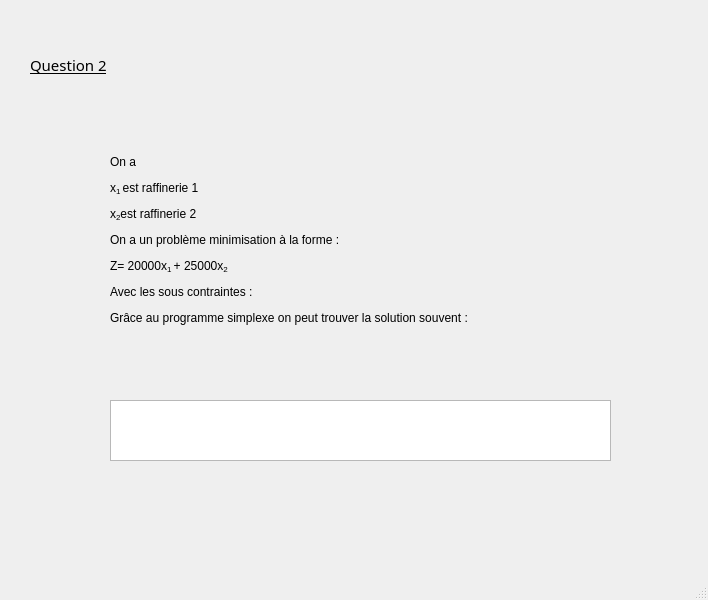
<?xml version="1.0" encoding="UTF-8"?>
<ui version="4.0">
 <class>MainWindow</class>
 <widget class="QMainWindow" name="MainWindow">
  <property name="geometry">
   <rect>
    <x>0</x>
    <y>0</y>
    <width>708</width>
    <height>600</height>
   </rect>
  </property>
  <property name="windowTitle">
   <string>MainWindow</string>
  </property>
  <widget class="QWidget" name="centralwidget">
   <widget class="QLabel" name="label_2">
    <property name="geometry">
     <rect>
      <x>110</x>
      <y>50</y>
      <width>711</width>
      <height>381</height>
     </rect>
    </property>
    <property name="text">
     <string>&lt;!DOCTYPE HTML PUBLIC &quot;-//W3C//DTD HTML 4.0//EN&quot; &quot;http://www.w3.org/TR/REC-html40/strict.dtd&quot;&gt;
&lt;html&gt;&lt;head&gt;&lt;meta name=&quot;qrichtext&quot; content=&quot;1&quot; /&gt;&lt;style type=&quot;text/css&quot;&gt;
p, li { white-space: pre-wrap; }
&lt;/style&gt;&lt;/head&gt;&lt;body style=&quot; font-family:'MS Shell Dlg 2'; font-size:8pt; font-weight:400; font-style:normal;&quot;&gt;
&lt;p style=&quot; margin-top:12px; margin-bottom:12px; margin-left:0px; margin-right:0px; -qt-block-indent:0; text-indent:0px;&quot;&gt;&lt;span style=&quot; font-size:9pt;&quot;&gt;On a &lt;/span&gt;&lt;/p&gt;
&lt;p style=&quot; margin-top:12px; margin-bottom:12px; margin-left:0px; margin-right:0px; -qt-block-indent:0; text-indent:0px;&quot;&gt;&lt;span style=&quot; font-family:'Calibri,sans-serif'; font-size:9pt;&quot;&gt;x&lt;/span&gt;&lt;span style=&quot; font-family:'Calibri,sans-serif'; font-size:9pt; vertical-align:sub;&quot;&gt;1 &lt;/span&gt;&lt;span style=&quot; font-family:'Calibri,sans-serif'; font-size:9pt;&quot;&gt;est raffinerie 1&lt;/span&gt;&lt;/p&gt;
&lt;p style=&quot; margin-top:12px; margin-bottom:12px; margin-left:0px; margin-right:0px; -qt-block-indent:0; text-indent:0px;&quot;&gt;&lt;span style=&quot; font-family:'Calibri,sans-serif'; font-size:9pt;&quot;&gt;x&lt;/span&gt;&lt;span style=&quot; font-family:'Calibri,sans-serif'; font-size:9pt; vertical-align:sub;&quot;&gt;2&lt;/span&gt;&lt;span style=&quot; font-family:'Calibri,sans-serif'; font-size:9pt;&quot;&gt;est raffinerie 2&lt;/span&gt;&lt;/p&gt;
&lt;p style=&quot; margin-top:12px; margin-bottom:12px; margin-left:0px; margin-right:0px; -qt-block-indent:0; text-indent:0px;&quot;&gt;&lt;span style=&quot; font-size:9pt;&quot;&gt;On a un problème minimisation à la forme : &lt;/span&gt;&lt;/p&gt;
&lt;p style=&quot; margin-top:12px; margin-bottom:12px; margin-left:0px; margin-right:0px; -qt-block-indent:0; text-indent:0px;&quot;&gt;&lt;span style=&quot; font-family:'Calibri,sans-serif'; font-size:9pt;&quot;&gt;Z= 20000x&lt;/span&gt;&lt;span style=&quot; font-family:'Calibri,sans-serif'; font-size:9pt; vertical-align:sub;&quot;&gt;1 &lt;/span&gt;&lt;span style=&quot; font-family:'Calibri,sans-serif'; font-size:9pt;&quot;&gt;+ 25000x&lt;/span&gt;&lt;span style=&quot; font-family:'Calibri,sans-serif'; font-size:9pt; vertical-align:sub;&quot;&gt;2&lt;/span&gt;&lt;/p&gt;
&lt;p style=&quot; margin-top:12px; margin-bottom:12px; margin-left:0px; margin-right:0px; -qt-block-indent:0; text-indent:0px;&quot;&gt;&lt;span style=&quot; font-size:9pt;&quot;&gt;Avec les sous contraintes : &lt;/span&gt;&lt;/p&gt;
&lt;p style=&quot; margin-top:12px; margin-bottom:12px; margin-left:0px; margin-right:0px; -qt-block-indent:0; text-indent:0px;&quot;&gt;&lt;img src=&quot;file:///C:/Users/ninht/AppData/Local/Temp/msohtmlclip1/01/clip_image008.png&quot; width=&quot;166&quot; height=&quot;52&quot; /&gt;&lt;/p&gt;
&lt;p style=&quot; margin-top:12px; margin-bottom:12px; margin-left:0px; margin-right:0px; -qt-block-indent:0; text-indent:0px;&quot;&gt;&lt;span style=&quot; font-size:9pt;&quot;&gt;Grâce au programme simplexe on peut trouver la solution souvent : &lt;/span&gt;&lt;/p&gt;&lt;/body&gt;&lt;/html&gt;</string>
    </property>
   </widget>
   <widget class="QLabel" name="label">
    <property name="geometry">
     <rect>
      <x>30</x>
      <y>40</y>
      <width>131</width>
      <height>51</height>
     </rect>
    </property>
    <property name="font">
     <font>
      <family>8514oem</family>
      <weight>50</weight>
      <bold>false</bold>
      <underline>true</underline>
     </font>
    </property>
    <property name="text">
     <string>&lt;html&gt;&lt;head/&gt;&lt;body&gt;&lt;p&gt;&lt;span style=&quot; font-size:11pt;&quot;&gt;Question 2&lt;/span&gt;&lt;/p&gt;&lt;/body&gt;&lt;/html&gt;</string>
    </property>
   </widget>
   <widget class="QTextBrowser" name="textBrowser">
    <property name="geometry">
     <rect>
      <x>110</x>
      <y>400</y>
      <width>501</width>
      <height>61</height>
     </rect>
    </property>
   </widget>
  </widget>
  <widget class="QMenuBar" name="menubar">
   <property name="geometry">
    <rect>
     <x>0</x>
     <y>0</y>
     <width>708</width>
     <height>26</height>
    </rect>
   </property>
  </widget>
  <widget class="QStatusBar" name="statusbar"/>
 </widget>
 <resources/>
 <connections/>
</ui>
